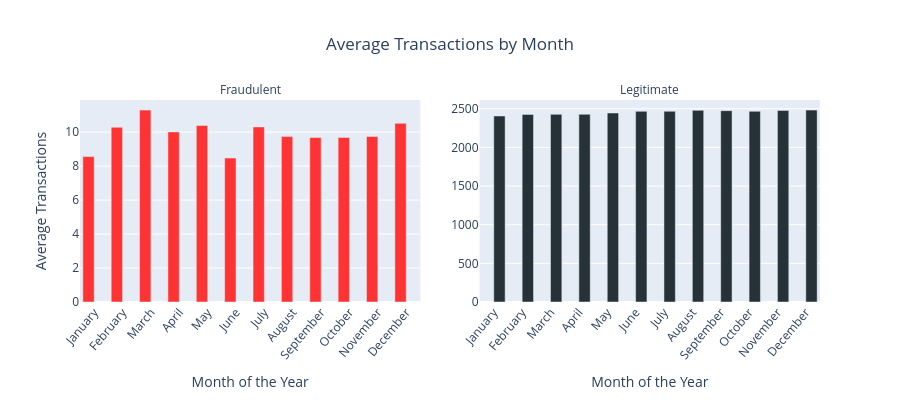

The cell this chart's notebook holds for it:
### Code cell
monthly_unbiased_plot = px.bar(
    monthly_unbiased_df,
    x="month_name",                  
    y="Average_Transactions",        
    color="target",
    facet_col="target",             
    facet_col_spacing=0.08,       
    barmode="group",
    title="Average Transactions by Month",
    labels={
        "month_name": "Month of the Year", 
        "Average_Transactions": "Average Transactions",
        "target": ""
    },
    color_discrete_map={'Legitimate': "#263238", 'Fraudulent': "#FF3333"} 
)

monthly_unbiased_plot.update_traces(
    hovertemplate="Avg: %{y:,.2f}<extra></extra>"
)

monthly_unbiased_plot.update_yaxes(matches=None, showticklabels=True)
monthly_unbiased_plot.update_xaxes(showticklabels=True, tickangle=-50) 

monthly_unbiased_plot.update_layout(
    title_x=0.5, hovermode="closest", 
    width=900, height=400, autosize=False,
    showlegend=False
)

monthly_unbiased_plot.for_each_annotation(lambda a: a.update(text=a.text.split('=')[-1]))

monthly_unbiased_plot.show()

### Figure 1 — Plotly figure (JSON) as saved in the notebook; plotly's stock layout.template omitted (floating-point values rounded to 4 significant figures)
{"data": [{"alignmentgroup": "True", "hovertemplate": "Avg: %{y:,.2f}<extra></extra>", "legendgroup": "Fraudulent", "marker": {"color": "#FF3333", "pattern": {"shape": ""}}, "name": "Fraudulent", "offsetgroup": "Fraudulent", "orientation": "v", "showlegend": true, "textposition": "auto", "type": "bar", "x": ["January", "February", "March", "April", "May", "June", "July", "August", "September", "October", "November", "December"], "xaxis": "x", "y": [8.56, 10.29, 11.3, 10.01, 10.39, 8.477, 10.31, 9.737, 9.682, 9.689, 9.747, 10.52], "yaxis": "y"}, {"alignmentgroup": "True", "hovertemplate": "Avg: %{y:,.2f}<extra></extra>", "legendgroup": "Legitimate", "marker": {"color": "#263238", "pattern": {"shape": ""}}, "name": "Legitimate", "offsetgroup": "Legitimate", "orientation": "v", "showlegend": true, "textposition": "auto", "type": "bar", "x": ["January", "February", "March", "April", "May", "June", "July", "August", "September", "October", "November", "December"], "xaxis": "x2", "y": [2406.0, 2427.0, 2427.0, 2428.0, 2445.0, 2466.0, 2467.0, 2479.0, 2475.0, 2466.0, 2478.0, 2482.0], "yaxis": "y2"}], "layout": {"annotations": [{"font": {}, "showarrow": false, "text": "Fraudulent", "x": 0.23, "xanchor": "center", "xref": "paper", "y": 1, "yanchor": "bottom", "yref": "paper"}, {"font": {}, "showarrow": false, "text": "Legitimate", "x": 0.77, "xanchor": "center", "xref": "paper", "y": 1, "yanchor": "bottom", "yref": "paper"}], "autosize": false, "barmode": "group", "height": 400, "hovermode": "closest", "legend": {"title": {"text": ""}, "tracegroupgap": 0}, "showlegend": false, "title": {"text": "Average Transactions by Month", "x": 0.5}, "width": 900, "xaxis": {"anchor": "y", "autorange": true, "domain": [0, 0.46], "range": [-0.5, 11.5], "showticklabels": true, "tickangle": -50, "title": {"text": "Month of the Year"}, "type": "category"}, "xaxis2": {"anchor": "y2", "autorange": true, "domain": [0.54, 1], "matches": "x", "range": [-0.5, 11.5], "showticklabels": true, "tickangle": -50, "title": {"text": "Month of the Year"}, "type": "category"}, "yaxis": {"anchor": "x", "autorange": true, "domain": [0, 1], "range": [0, 11.89], "showticklabels": true, "title": {"text": "Average Transactions"}, "type": "linear"}, "yaxis2": {"anchor": "x2", "autorange": true, "domain": [0, 1], "range": [0, 2613.0], "showticklabels": true, "type": "linear"}}}
